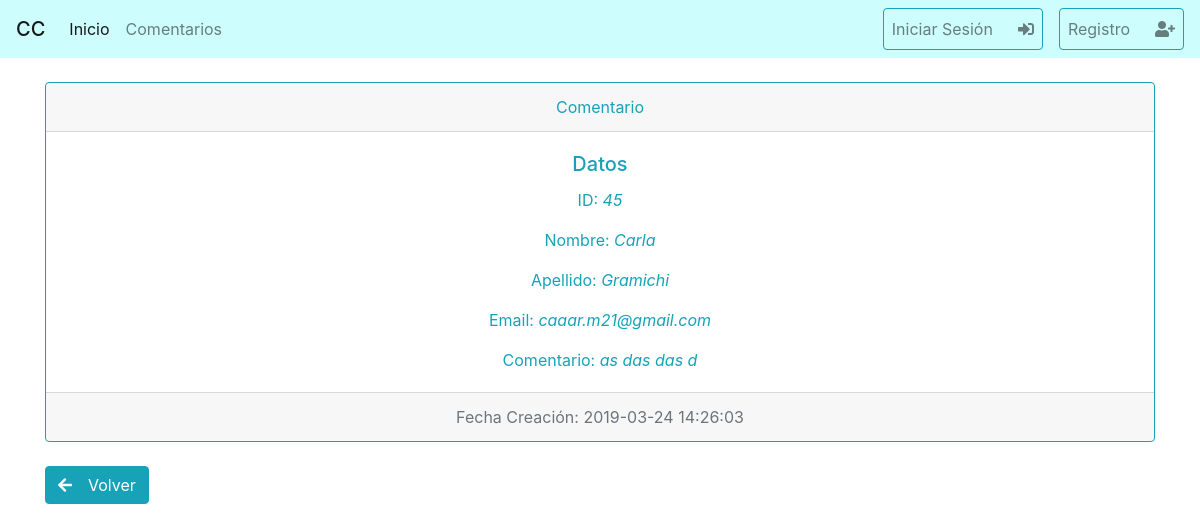
Page /ver_comentario.php?id=45 on the committed database.
### tables this page shows
CREATE TABLE `comentarios` (
  `id` int(11) NOT NULL,
  `nombre` varchar(255) NOT NULL,
  `apellido` varchar(255) NOT NULL,
  `email` varchar(255) NOT NULL,
  `comentario` text NOT NULL,
  `fecha_creacion` timestamp NOT NULL DEFAULT CURRENT_TIMESTAMP
);

### ver_comentario.php (the view)
<?php
require 'plantillas/cabecera.php';
$con = conectar();
$consulta = $con->query("SELECT id,nombre,apellido,email,comentario,fecha_creacion FROM comentarios  WHERE id = {$_REQUEST['id']}");
$coment = $consulta->fetchAll(PDO::FETCH_ASSOC);
?>
<br>
<div class="card text-center text-info border-info">
    <div class="card-header">
        Comentario
    </div>
    <div class="card-body ">
        <h5 class="card-title">Datos</h5>
        <?php foreach ($coment as $comenta): ?>
            <p class="card-text ">ID: <em><?= $comenta['id'] ?></em></p>
            <p class="card-text ">Nombre: <em><?= $comenta['nombre'] ?></em></p>
            <p class="card-text">Apellido: <em><?= $comenta['apellido'] ?></em></p>
            <p class="card-text">Email: <em><?= $comenta['email'] ?></em></p>
            <p class="card-text">Comentario: <em><?= $comenta['comentario'] ?></em></p>
        <?php endforeach ?>
    </div>
    <div class="card-footer text-muted">
        <?php foreach ($coment as $comenta): ?>
            <p class="card-text">Fecha Creación: <span><?= $comenta['fecha_creacion'] ?></span></p>
        <?php endforeach; ?>
    </div>
</div>
<br>
<a href="<?= ROOT ?>/listado_comentarios.php" class="btn btn-info"><span
            class="fa fa-arrow-left"></span>&emsp;Volver</a>
<?php require 'plantillas/footer.php'; ?>

### rows in the picture
comentarios: id "45", nombre "Carla", apellido "Gramichi", email "caaar.m21@gmail.com", comentario "as das das d", fecha_creacion "2019-03-24 14:26:03"
